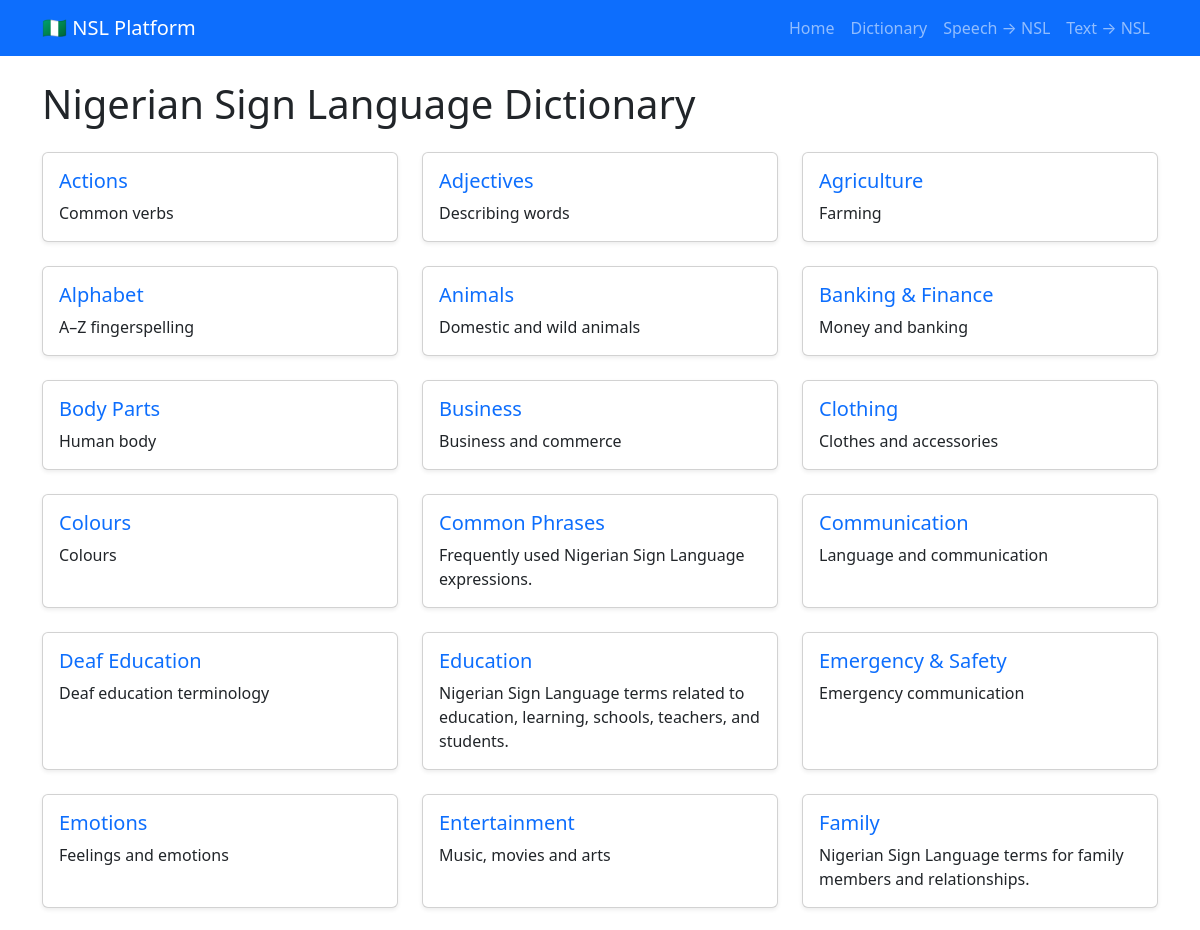
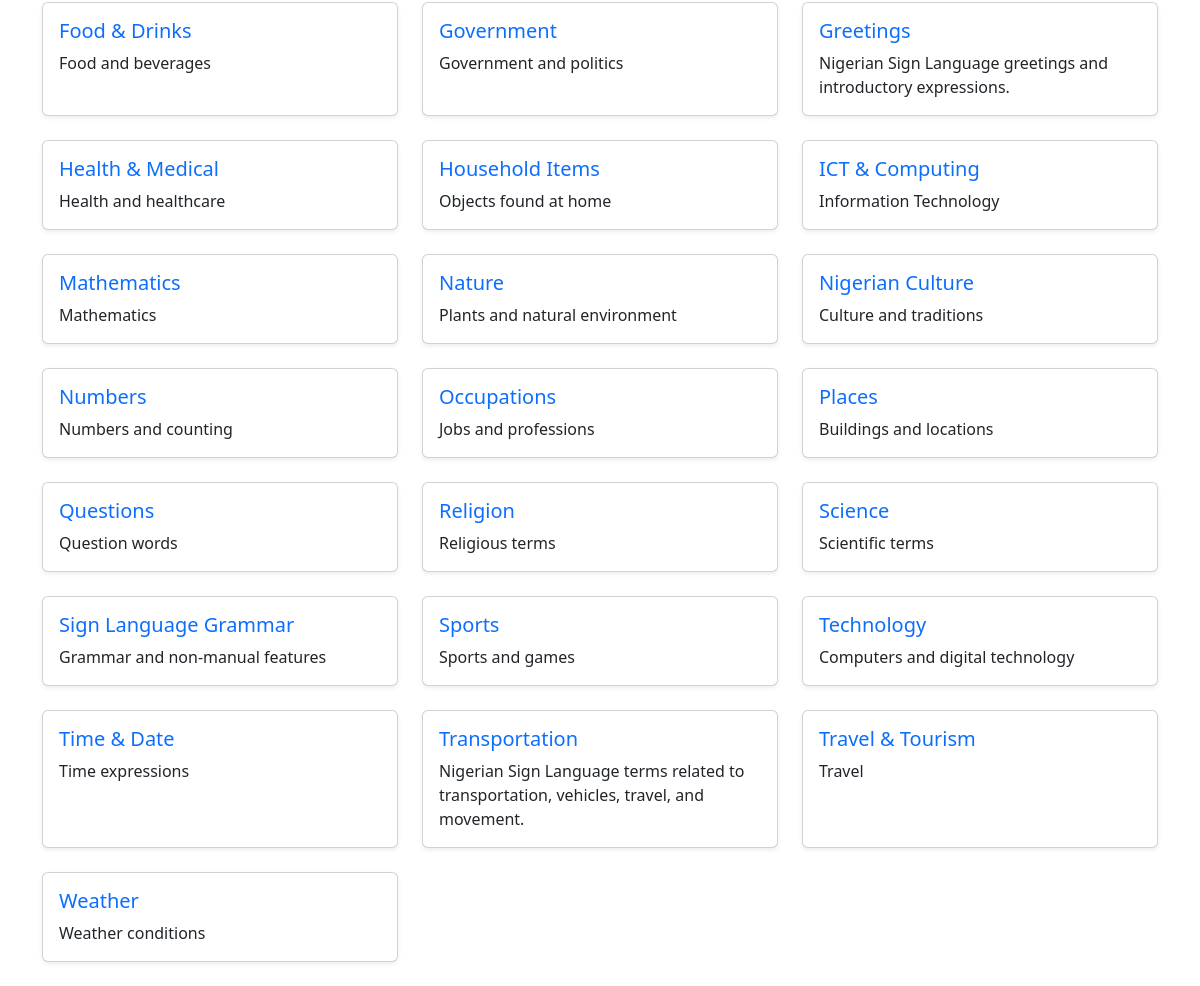
Page /dictionary/ on the committed database (2 pictures, top to bottom).
### app/models/category.py (models this page shows, shortened)
class Category(db.Model):
    __tablename__ = "categories"
    id = db.Column(
        db.Integer,
        primary_key=True
    )
    name = db.Column(
        db.String(100),
        unique=True,
        nullable=False
    )
    description = db.Column(
        db.Text
    )
    signs = db.relationship(
        "Sign",
        back_populates="category",
        cascade="all, delete-orphan"
    )
    created_at = db.Column(
        db.DateTime(timezone=True),
        nullable=False,
        default=lambda: datetime.now(timezone.utc)
    )

### app/dictionary/routes.py (the view)
@dictionary_bp.route("/")
def categories():
    categories = Category.query.order_by(Category.name.asc()).all()
    return render_template(
        "dictionary/categories.html",
        categories=categories
    )

### app/templates/dictionary/categories.html (shortened to what this page needs)
{% extends "base.html" %}
{% block content %}
<h1 class="mb-4">Nigerian Sign Language Dictionary</h1>
<div class="row">
{% for category in categories %}
<div class="col-md-4 mb-4">
    <div class="card h-100 shadow-sm">
        <div class="card-body">
            <h5 class="card-title">
                <a
                    href="{{ url_for('dictionary.category', category_id=category.id) }}"
                    class="text-decoration-none">
                    {{ category.name }}
                </a>
            </h5>
            <p class="card-text">
                {{ category.description }}
            </p>
        </div>
    </div>
</div>
{% endfor %}
</div>
{% endblock %}

### app/templates/base.html (shortened to what this page needs)
<!DOCTYPE html>
<html lang="en">
<head>
    <link href="https://cdn.jsdelivr.net/npm/bootstrap@5.3.8/dist/css/bootstrap.min.css" rel="stylesheet">
</head>
<body>
<nav class="navbar navbar-expand-lg navbar-dark bg-primary">
    <div class="container">
        <a class="navbar-brand" href="/">🇳🇬 NSL Platform</a>
        <div class="collapse navbar-collapse" id="navbar">
            <ul class="navbar-nav ms-auto">
                <li class="nav-item">
                    <a class="nav-link" href="/">Home</a>
                </li>
                <li class="nav-item">
                    <a class="nav-link" href="{{ url_for('dictionary.categories') }}">
                        Dictionary
                    </a>
                </li>
                <li class="nav-item">
                    <a class="nav-link" href="#">
                        Speech → NSL
                    </a>
                </li>
                <li class="nav-item">
                    <a class="nav-link" href="#">
                        Text → NSL
                    </a>
                </li>
            </ul>
        </div>
    </div>
</nav>
<div class="container mt-4">
    {% block content %}
    {% endblock %}
</div>
</body>
</html>

### rows in the picture
Category: name "Actions", description "Common verbs"
Category: name "Adjectives", description "Describing words"
Category: name "Agriculture", description "Farming"
Category: name "Alphabet", description "A–Z fingerspelling"
Category: name "Animals", description "Domestic and wild animals"
Category: name "Banking & Finance", description "Money and banking"
Category: name "Body Parts", description "Human body"
Category: name "Business", description "Business and commerce"
Category: name "Clothing", description "Clothes and accessories"
Category: name "Colours", description "Colours"
Category: name "Common Phrases", description "Frequently used Nigerian Sign Language expressions."
Category: name "Communication", description "Language and communication"
Category: name "Deaf Education", description "Deaf education terminology"
Category: name "Education", description "Nigerian Sign Language terms related to education, learning, schools, teachers, and students."
Category: name "Emergency & Safety", description "Emergency communication"
Category: name "Emotions", description "Feelings and emotions"
Category: name "Entertainment", description "Music, movies and arts"
Category: name "Family", description "Nigerian Sign Language terms for family members and relationships."
Category: name "Food & Drinks", description "Food and beverages"
Category: name "Government", description "Government and politics"
Category: name "Greetings", description "Nigerian Sign Language greetings and introductory expressions."
Category: name "Health & Medical", description "Health and healthcare"
Category: name "Household Items", description "Objects found at home"
Category: name "ICT & Computing", description "Information Technology"
Category: name "Mathematics", description "Mathematics"
Category: name "Nature", description "Plants and natural environment"
Category: name "Nigerian Culture", description "Culture and traditions"
Category: name "Numbers", description "Numbers and counting"
Category: name "Occupations", description "Jobs and professions"
Category: name "Places", description "Buildings and locations"
Category: name "Questions", description "Question words"
Category: name "Religion", description "Religious terms"
Category: name "Science", description "Scientific terms"
Category: name "Sign Language Grammar", description "Grammar and non-manual features"
Category: name "Sports", description "Sports and games"
Category: name "Technology", description "Computers and digital technology"
Category: name "Time & Date", description "Time expressions"
Category: name "Transportation", description "Nigerian Sign Language terms related to transportation, vehicles, travel, and movement."
Category: name "Travel & Tourism", description "Travel"
Category: name "Weather", description "Weather conditions"
